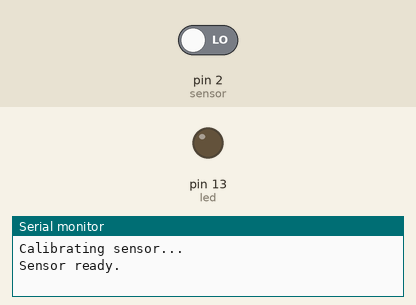
Simulated run of this sketch. Board: Arduino Uno, built with avr-gcc and run on an emulated ATmega328P. Parts: output pins drawn as LEDs (lit = HIGH), the last lines printed to the serial monitor. Inputs (shaded band) come from the test bench; at power-on: pin 2 (sensor) LOW.

Above: at 11.2 s.
11.3 s: pin 2 (sensor) driven HIGH
At 11.9 s:
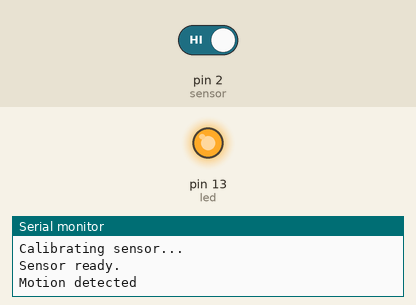
12.8 s: pin 2 (sensor) driven LOW
At 13.1 s:
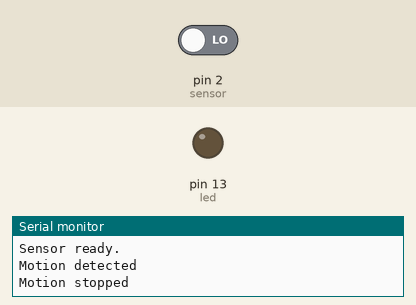
Timing chart, 0 to 15.8 s (numbered marks = the images above; inputs shaded):
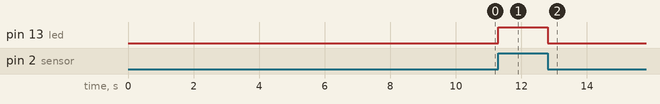

The sketch:

arduino.ino
```cpp
const int led = 13;
const int sensor = 2;

int state = LOW; // Previous state
int val = 0;     // Current read

void setup() {
  pinMode(led, OUTPUT);
  pinMode(sensor, INPUT);
  Serial.begin(9600);

  Serial.println("Calibrating sensor...");
  delay(10000); // 10 seconds for sensor to stabilize
  Serial.println("Sensor ready.");
}

void loop() {
  val = digitalRead(sensor);

  if (val == HIGH && state == LOW) {
    digitalWrite(led, HIGH);
    Serial.println("Motion detected");
    state = HIGH;
  }
  else if (val == LOW && state == HIGH) {
    digitalWrite(led, LOW);
    Serial.println("Motion stopped");
    state = LOW;
  }

  delay(100); // Prevent spamming
}
```

Measured:
- after the input at 11.3 s, pin 13 (led): LOW → HIGH at once
- after the input at 12.8 s, pin 13 (led): HIGH → LOW at once
